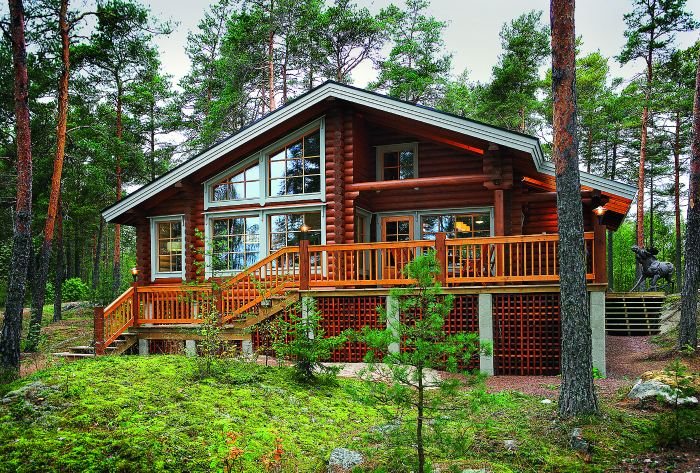
#> input picture lesson_1/test_image_3_1.jpg, 1400 x 945 px (shown at 1/2 size); the run also reads 1 picture not shown here
$ jupyter execute --allow-errors cv_seminar_1.ipynb
#> lines starting #> are read from the running program, lines starting #| are printed output that depends on the picture
# Компьютерное зрение: Семинар
## Интерактивная работа с обработкой изображений

**Преподаватель:** Иванов Александр, Т-Банк

**Аудитория:** ФКН ВШЭ, МФТИ

**Дата:**

На этом семинаре мы разберем практические приемы обработки изображений, используя OpenCV, NumPy и scikit-image.

**Структура семинара:**
- Часть 1: Работа с цветовыми пространствами
- Часть 2: Фильтрация и морфология
- Часть 3: Интерполяция и геометрические преобразования
- Часть 4: Поиск паттернов
- Часть 5: Аугментация изображений

[cell 1]
import cv2
import numpy as np
import matplotlib.pyplot as plt
from typing import Tuple

# Настройка отображения
plt.rcParams['figure.figsize'] = (15, 8)
plt.rcParams['font.size'] = 12

print("Библиотеки загружены успешно!")
print(f"OpenCV версия: {cv2.__version__}")
print(f"NumPy версия: {np.__version__}")

[cell 2]
# Загружаем тестовое изображение
img_bgr = cv2.imread('test_image_3_1.jpg')
#> img_bgr is the input picture: shape (945, 1400, 3); mean B, G, R 70, 105.4, 98
img_rgb = cv2.cvtColor(img_bgr, cv2.COLOR_BGR2RGB)

# Проверяем размеры и тип
print(f"Размер изображения: {img_rgb.shape}")
#| Размер изображения: (945, 1400, 3)
print(f"Тип данных: {img_rgb.dtype}")
#| Тип данных: uint8
print(f"Диапазон значений: [{img_rgb.min()}, {img_rgb.max()}]")
#| Диапазон значений: [0, 255]

# Отображаем оригинал
plt.figure(figsize=(10, 6))
plt.imshow(img_rgb)
plt.title('Исходное изображение', fontsize=16)
plt.axis('off')
plt.tight_layout()
plt.show()

---

## Часть 1: Работа с цветом и яркостью

### Задание 1.1: Регулировка яркости

**Теория:**

Яркость изображения регулируется путем **добавления константы** ко всем пикселям:

$$
I_{\text{bright}}(x, y) = I(x, y) + \beta
$$

где:
- $I(x, y)$ — исходное значение пикселя
- $\beta$ — сдвиг яркости (может быть положительным или отрицательным)
- Результат должен быть **ограничен диапазоном** [0, 255]

**Важно:**
- $\beta > 0$ → увеличение яркости (изображение светлеет)
- $\beta < 0$ → уменьшение яркости (изображение темнеет)
- Нужно использовать `np.clip()` для ограничения значений

**Задача:**

Реализуйте функцию `adjust_brightness(image, beta)`, которая изменяет яркость изображения.

**Подсказка:**
Что может пойти не так с особенностями реализации uint8?

---

[cell 3]
def adjust_brightness(image: np.ndarray, beta: int) -> np.ndarray:
    """
    Регулировка яркости изображения.

    Args:
        image: Входное изображение (RGB)
        beta: Сдвиг яркости (положительный или отрицательный)

    Returns:
        Изображение с измененной яркостью
    """
    # ВАШ КОД ЗДЕСЬ
    pass


# Тестирование с тремя значениями beta
beta_values = [-50, 0, 50]

fig, axes = plt.subplots(1, 4, figsize=(20, 5))

# Оригинал
axes[0].imshow(img_rgb)
axes[0].set_title('Оригинал', fontsize=14)
axes[0].axis('off')

# Результаты с разными значениями beta
#> (the rest of this cell did not finish here and is left out)

---

### Задание 1.2: Регулировка контрастности

**Теория:**

Контрастность регулируется путем **умножения на коэффициент**:

$$
I_{\text{contrast}}(x, y) = \alpha (\cdot I(x, y) - 128) + 128
$$

где:
- $\alpha$ — коэффициент контрастности
- $\alpha > 1$ → увеличение контрастности (больше разница между светлым и темным)
- $\alpha < 1$ → уменьшение контрастности (меньше разница, изображение "серее")
- $\alpha = 1$ → контрастность не изменяется

**Комбинированная формула:**

Часто яркость и контрастность регулируют вместе:

$$
I_{\text{new}}(x, y) = \alpha \cdot I(x, y) + \beta
$$

**Задача:**

Реализуйте функцию `adjust_contrast(image, alpha)`, которая изменяет контрастность изображения.

**Подсказка:**
Снова аккуратнее с типами!

---

[cell 4]
def adjust_contrast(image: np.ndarray, alpha: float) -> np.ndarray:
    """
    Регулировка контрастности изображения.

    Args:
        image: Входное изображение (RGB)
        alpha: Коэффициент контрастности (> 1 увеличивает, < 1 уменьшает)

    Returns:
        Изображение с измененной контрастностью
    """
    # ВАШ КОД ЗДЕСЬ
    pass


# Тестирование с тремя значениями alpha
alpha_values = [0.5, 1.0, 1.5]

fig, axes = plt.subplots(1, 4, figsize=(20, 5))

axes[0].imshow(img_rgb)
axes[0].set_title('Оригинал', fontsize=14)
axes[0].axis('off')

#> (the rest of this cell did not finish here and is left out)

---

### Задание 1.3: Конвертация в оттенки серого

**Теория:**

Существует несколько способов преобразования RGB в grayscale:

#### 1. Среднее арифметическое (Average)
$$
\text{Gray} = \frac{R + G + B}{3}
$$

**Проблема:** Не учитывает восприятие человеческого глаза.

#### 2. Взвешенное среднее (Luminosity) — **стандартный метод**
$$
\text{Gray} = 0.299 \cdot R + 0.587 \cdot G + 0.114 \cdot B
$$

**Обоснование:**
- Человеческий глаз **наиболее чувствителен к зеленому** цвету (58.7%)
- Менее чувствителен к красному (29.9%)
- Наименее чувствителен к синему (11.4%)
- Эти коэффициенты соответствуют **стандарту ITU-R BT.601**

#### 3. Lightness
$$
\text{Gray} = \frac{\max(R, G, B) + \min(R, G, B)}{2}
$$

**Задача:**

Реализуйте **три функции** преобразования в grayscale и сравните результаты.

**Подсказка:**
Типы-типы-типы!

---

[cell 5]
def rgb_to_gray_average(image: np.ndarray) -> np.ndarray:
    """
    Конвертация RGB в grayscale методом среднего арифметического.
    """
    # ВАШ КОД ЗДЕСЬ
    pass


# [14 lines left out: functions rgb_to_gray_luminosity, rgb_to_gray_lightness, not called in this run]


# Визуализация всех трех методов
fig, axes = plt.subplots(2, 2, figsize=(14, 12))

# Оригинал
axes[0, 0].imshow(img_rgb)
axes[0, 0].set_title('Оригинал (RGB)', fontsize=14)
axes[0, 0].axis('off')

# Метод 1: Average
gray_avg = rgb_to_gray_average(img_rgb)
#> (the rest of this cell did not finish here and is left out)

---

### Задание 1.4: Регулировка насыщенности

**Теория:**

Насыщенность (Saturation) — это **интенсивность цвета**.

Для изменения насыщенности нужно:
1. Перейти в цветовое пространство **HSV** (Hue, Saturation, Value)
2. Изменить канал **S** (Saturation)
3. Вернуться обратно в **RGB**

**Цветовое пространство HSV:**
- **H (Hue)** — оттенок (0-179 в OpenCV, 0-360° в градусах)
- **S (Saturation)** — насыщенность (0-255)
- **V (Value)** — яркость (0-255)

**Формула изменения насыщенности:**

$$
S_{\text{new}} = S_{\text{old}} \cdot \text{factor}
$$

где:
- `factor > 1` → увеличение насыщенности (более яркие цвета)
- `factor < 1` → уменьшение насыщенности (ближе к grayscale)
- `factor = 0` → полное обесцвечивание (grayscale)

**Алгоритм:**
```python
1. RGB → HSV: cv2.cvtColor(image, cv2.COLOR_RGB2HSV)
2. Изменить канал S
3. HSV → RGB: cv2.cvtColor(hsv, cv2.COLOR_HSV2RGB)
```

**Задача:**

Реализуйте функцию `adjust_saturation(image, factor)`, которая изменяет насыщенность изображения.

---

[cell 6]
def adjust_saturation(image: np.ndarray, factor: float) -> np.ndarray:
    """
    Регулировка насыщенности изображения.

    Args:
        image: Входное изображение (RGB)
        factor: Коэффициент насыщенности (> 1 увеличивает, < 1 уменьшает)

    Returns:
        Изображение с измененной насыщенностью
    """
    # ВАШ КОД ЗДЕСЬ
    # 1. Конвертируйте RGB → HSV
    # 2. Разделите каналы H, S, V
    # 3. Умножьте S на factor, ограничьте диапазон [0, 255]
    # 4. Соберите каналы обратно
    # 5. Конвертируйте HSV → RGB
    pass


# Тестирование с тремя значениями factor
saturation_factors = [0.3, 1.0, 1.7]

fig, axes = plt.subplots(1, 4, figsize=(20, 5))

axes[0].imshow(img_rgb)
axes[0].set_title('Оригинал', fontsize=14)
axes[0].axis('off')

#> (the rest of this cell did not finish here and is left out)

---

### Задание 1.5: Фильтр "Сепия"

**Теория:**

Эффект **сепия** имитирует старые фотографии с теплым коричневатым оттенком.

Реализуется через **матричное преобразование** RGB:

$$
\begin{bmatrix}
R_{\text{sepia}} \\
G_{\text{sepia}} \\
B_{\text{sepia}}
\end{bmatrix}
=
\begin{bmatrix}
0.393 & 0.769 & 0.189 \\
0.349 & 0.686 & 0.168 \\
0.272 & 0.534 & 0.131
\end{bmatrix}
\cdot
\begin{bmatrix}
R \\
G \\
B
\end{bmatrix}
$$

**В коде:**

```python
R_sepia = 0.393*R + 0.769*G + 0.189*B
G_sepia = 0.349*R + 0.686*G + 0.168*B
B_sepia = 0.272*R + 0.534*G + 0.131*B
```

**Особенности:**
- Результат может превысить 255 → нужно `np.clip()`
- Можно регулировать **интенсивность эффекта** через смешивание с оригиналом:

$$
I_{\text{result}} = \text{intensity} \cdot I_{\text{sepia}} + (1 - \text{intensity}) \cdot I_{\text{original}}
$$

**Задача:**

Реализуйте функцию `apply_sepia(image, intensity)` с регулируемой интенсивностью эффекта.

А сможете ли это сделать как матричное умножение на чистом numpy?

---

[cell 7]
def apply_sepia(image: np.ndarray, intensity: float = 1.0) -> np.ndarray:
    """
    Применение фильтра сепия.

    Args:
        image: Входное изображение (RGB)
        intensity: Интенсивность эффекта (0.0 - 1.0)

    Returns:
        Изображение с эффектом сепия
    """
    # ВАШ КОД ЗДЕСЬ
    # 1. Разделите каналы R, G, B
    # 2. Вычислите новые каналы по формулам выше
    # 3. Объедините в одно изображение с помощью np.stack
    # 4. Ограничьте диапазон [0, 255]
    # 5. Если intensity < 1.0, смешайте с оригиналом:
    #    result = intensity * sepia + (1 - intensity) * original
    # 6. Верните как uint8
    pass


# Тестирование с тремя уровнями интенсивности
intensity_values = [0.3, 0.7, 1.0]

fig, axes = plt.subplots(1, 4, figsize=(20, 5))

axes[0].imshow(img_rgb)
axes[0].set_title('Оригинал', fontsize=14)
axes[0].axis('off')

#> (the rest of this cell did not finish here and is left out)

---

### Задание 1.6: Работа с кривыми цвета (Gamma Correction)

**Теория:**

**Гамма-коррекция** — это нелинейное преобразование яркости, которое используется для:
- Коррекции отображения на разных устройствах
- Улучшения визуального восприятия
- Имитации эффектов пере/недоэкспонирования

**Формула:**

$$
I_{\text{out}} = 255 \cdot \left( \frac{I_{\text{in}}}{255} \right)^{\gamma}
$$

или эквивалентно:

$$
I_{\text{out}} = 255 \cdot \left( \frac{I_{\text{in}}}{255} \right)^{1/\gamma}
$$

**Эффекты:**
- **γ < 1** (например, 0.5) → изображение **светлеет**, темные области становятся ярче
- **γ = 1** → изображение не изменяется (линейная зависимость)
- **γ > 1** (например, 2.0) → изображение **темнеет**, светлые области становятся темнее

**Визуализация кривой:**

```
Output ↑
255    |     γ < 1 (светлее)
       |    /
       |   /  γ = 1 (без изменений)
       |  /  /
       | /  /
       |/  /   γ > 1 (темнее)
       |  /   /
       | /   /
   0   |/_________→ Input (0-255)
       0          255
```

**Look-Up Table (LUT):**

Для ускорения можно предвычислить таблицу преобразования:

```python
lut = np.array([((i / 255.0) ** gamma) * 255 for i in range(256)]).astype(np.uint8)
result = cv2.LUT(image, lut)
```

**Задача:**

Реализуйте функцию `apply_gamma_correction(image, gamma)` с использованием LUT.

---

[cell 8]
# [16 lines left out: function apply_gamma_correction_lut, not called in this run]

def apply_gamma_correction(image: np.ndarray, gamma: float) -> np.ndarray:
    """
    Применение гамма-коррекции к изображению.

    Args:
        image: Входное изображение (RGB)
        gamma: Параметр гамма (< 1 светлеет, > 1 темнеет)

    Returns:
        Изображение с гамма-коррекцией
    """
    # ВАШ КОД ЗДЕСЬ
    # Сделайте честное преобразование
    pass

# ВАШ КОД ЗДЕСЬ
# Сравните скорость работы и результаты двух функций выше.


# Тестирование с тремя значениями gamma
gamma_values = [0.5, 1.0, 2.2]

fig, axes = plt.subplots(2, 4, figsize=(20, 10))

# Первый ряд: результаты
axes[0, 0].imshow(img_rgb)
axes[0, 0].set_title('Оригинал', fontsize=14)
axes[0, 0].axis('off')

#> (the rest of this cell did not finish here and is left out)

---

### 🎯 Бонусное задание: Комбинированная обработка

**Задача:**

Создайте свой собственный **фото-фильтр**, комбинируя изученные преобразования.

**Примеры идей:**

1. **"Винтажное фото":**
   - Уменьшить насыщенность (factor = 0.7)
   - Применить легкую сепию (intensity = 0.5)
   - Снизить контраст (alpha = 0.9)
   - Добавить немного яркости (beta = 10)

2. **"Драматическое фото":**
   - Увеличить контраст (alpha = 1.3)
   - Затемнить (beta = -20)
   - Увеличить насыщенность (factor = 1.2)
   - Гамма-коррекция (gamma = 1.2)

3. **"Солнечное фото":**
   - Осветлить (gamma = 0.7)
   - Увеличить насыщенность (factor = 1.3)
   - Добавить яркости (beta = 20)

**Задание:**

Создайте функцию `custom_filter(image)`, которая применяет вашу уникальную комбинацию эффектов. Используйте ваш фильтр для редактирования  фотографии города `test_image_4_1.jpg`

---

[cell 9]
def custom_filter(image: np.ndarray) -> np.ndarray:
    """
    Ваш собственный фото-фильтр.

    Комбинируйте изученные функции для создания уникального эффекта!
    """
    # ВАШ КОД ЗДЕСЬ
    # Примените несколько преобразований последовательно
    # Экспериментируйте с параметрами!

    return result


# Визуализация вашего фильтра
fig, axes = plt.subplots(1, 2, figsize=(16, 6))

axes[0].imshow(img_rgb)
axes[0].set_title('Оригинал', fontsize=16)
axes[0].axis('off')

result = custom_filter(img_rgb)
#> (the rest of this cell did not finish here and is left out)

---

## 📚 Итоги Части 1

### Что вы реализовали:

1. ✅ **Регулировка яркости** — линейный сдвиг значений пикселей
2. ✅ **Регулировка контрастности** — масштабирование значений пикселей
3. ✅ **Конвертация в grayscale** — три метода (average, luminosity, lightness)
4. ✅ **Регулировка насыщенности** — работа с цветовым пространством HSV
5. ✅ **Фильтр сепия** — матричное преобразование RGB каналов
6. ✅ **Гамма-коррекция** — нелинейное преобразование с использованием LUT
7. ✅ **Кастомный фильтр** — комбинация всех изученных техник

---

### 💡 Ключевые концепции:

**Линейные преобразования:**
- Яркость: `I_new = I + β`
- Контрастность: `I_new = α × I`
- Комбо: `I_new = α × I + β`

**Цветовые пространства:**
- **RGB** — Red, Green, Blue (аддитивная модель)
- **HSV** — Hue, Saturation, Value (интуитивная для человека)
- **Grayscale** — одноканальное представление яркости

**Нелинейные преобразования:**
- Гамма-коррекция: `I_new = 255 × (I/255)^γ`
- Look-Up Tables (LUT) для ускорения

**Важные приемы:**
- `np.clip()` для ограничения диапазона [0, 255]
- Преобразование типов: `uint8` ↔ `int16` ↔ `float32`
- `cv2.LUT()` для быстрого применения таблицы преобразований

---

---

## Часть 2: Перспективные преобразования и работа с 3D объектами

**Цель:** Научиться работать с перспективными преобразованиями для наложения 2D изображений на 3D поверхности.

**Задачи:**
1. Создать синтетическое изображение кубика с известными координатами углов
2. Сгенерировать изображения с цифрами 1, 2, 3
3. Применить перспективное преобразование для "натягивания" цифр на грани кубика

**Теория:**

### Перспективное преобразование (Perspective Transform)

Перспективное преобразование - это преобразование, которое сохраняет прямые линии, но не сохраняет параллельность. Оно описывается матрицей $3 \times 3$:

$$
\begin{bmatrix}
x' \\
y' \\
w'
\end{bmatrix}
=
\begin{bmatrix}
h_{11} & h_{12} & h_{13} \\
h_{21} & h_{22} & h_{23} \\
h_{31} & h_{32} & h_{33}
\end{bmatrix}
\begin{bmatrix}
x \\
y \\
1
\end{bmatrix}
$$

Итоговые координаты: $x_{new} = \frac{x'}{w'}$, $y_{new} = \frac{y'}{w'}$

**В OpenCV:**
- `cv2.getPerspectiveTransform(src, dst)` — вычисляет матрицу преобразования по 4 парам точек
- `cv2.warpPerspective(img, M, size)` — применяет преобразование к изображению

### Почему 4 точки?

Матрица гомографии имеет 8 степеней свободы (9 элементов - 1 нормализация). Каждая пара точек дает 2 уравнения:

$$
x_i' = \frac{h_{11}x_i + h_{12}y_i + h_{13}}{h_{31}x_i + h_{32}y_i + h_{33}}
$$

$$
y_i' = \frac{h_{21}x_i + h_{22}y_i + h_{23}}{h_{31}x_i + h_{32}y_i + h_{33}}
$$

Для 8 неизвестных нужно 4 пары точек → 8 уравнений.

### Задание 2.1: Создание синтетического изображения кубика

Создайте функцию, которая генерирует изображение кубика в почти-изометрической проекции.

**Требования:**
- Разные цвета граней для наглядности
- Возврат: изображение + словарь с координатами углов каждой грани

[cell 10]
##### from typing import List, Dict

# Функция для преобразования 3D в 2D (почти-изометрическая проекция)
# [116 lines left out: functions project_3d_to_2d, create_cube, not called in this run]

# Создаем кубик
cube_img, cube_corners = create_cube()

# Визуализация
plt.figure(figsize=(10, 8))
plt.imshow(cube_img)
plt.title('Синтетический кубик с известными координатами')
plt.axis('off')

# Выводим координаты углов
print("\nКоординаты углов граней:")
for face_name, corners in cube_corners.items():
    print(f"\n{face_name.upper()}:")
    for i, corner in enumerate(corners):
        print(f"  Угол {i+1}: ({corner[0]:.1f}, {corner[1]:.1f})")

plt.tight_layout()
plt.show()

### Задание 2.2: Генерация изображений с цифрами

Создайте функцию для генерации изображений с цифрами 1, 2, 3 разными цветами.

**Работа с текстом в OpenCV:**

```python
cv2.putText(img, text, org, fontFace, fontScale, color, thickness)
```

**Для использования TrueType шрифтов:**

```python
from PIL import Image, ImageDraw, ImageFont

# Создание изображения
pil_img = Image.new('RGB', (width, height), color='white')
draw = ImageDraw.Draw(pil_img)

# Загрузка шрифта
font = ImageFont.truetype('path/to/font.ttf', size)

# Рисование текста
draw.text((x, y), text, font=font, fill=color)

# Конвертация в NumPy
np_img = np.array(pil_img)
```

**Требования:**
- Размер изображения: 400×400 пикселей
- Белый фон
- Цифры центрированы
- Цвета: 1 - красный (255,0,0), 2 - зеленый (0,255,0), 3 - синий (0,0,255)
- Используйте шрифт `./DejaVuSans.ttf`

[cell 11]
from PIL import Image, ImageDraw, ImageFont

def create_digit_image(digit: int,
                      color: Tuple[int, int, int],
                      size: int = 400,
                      font_path: str = './DejaVuSans.ttf') -> np.ndarray:
    """
    Создает изображение с цифрой.

    Args:
        digit: цифра для отображения (1, 2, или 3)
        color: цвет цифры в формате RGB (tuple)
        size: размер изображения (квадратное)
        font_path: путь к файлу шрифта TrueType

    Returns:
        image: RGB изображение с цифрой
    """
    # ВАШ КОД ЗДЕСЬ
    # Подсказки:
    # 1. Создайте PIL изображение: Image.new('RGB', (size, size), 'white')
    # 2. Создайте объект для рисования: ImageDraw.Draw(img)
    # 3. Загрузите шрифт: ImageFont.truetype(font_path, font_size)
    #    Подберите font_size так, чтобы цифра занимала ~70% изображения
    # 4. Для центрирования используйте:
    #    bbox = draw.textbbox((0, 0), str(digit), font=font)
    #    text_width = bbox[2] - bbox[0]
    #    text_height = bbox[3] - bbox[1]
    #    x = (size - text_width) // 2
    #    y = (size - text_height) // 2
    # 5. Нарисуйте текст: draw.text((x, y), str(digit), font=font, fill=color)
    # 6. Конвертируйте в NumPy: np.array(pil_img)
    # 7. Конвертируйте из RGB в BGR для OpenCV: cv2.cvtColor(..., cv2.COLOR_RGB2BGR)

    pass

# Генерируем изображения с цифрами
colors = {
    1: (255, 0, 0),      # Красный
    2: (0, 255, 0),      # Зеленый
    3: (0, 0, 255)       # Синий
}

digit_images = {}
for digit, color in colors.items():
    digit_images[digit] = create_digit_image(digit, color)

# Визуализация
fig, axes = plt.subplots(1, 3, figsize=(12, 4))
#> (the rest of this cell did not finish here and is left out)

### Задание 2.3: Наложение цифр на грани кубика

Используйте перспективное преобразование для "натягивания" цифр на грани кубика.

**Алгоритм:**

1. **Определить исходные точки** (src_points) - углы изображения цифры:
   ```
   (0, 0)           (w, 0)
      ┌──────────────┐
      │              │
      │              │
      └──────────────┘
   (0, h)           (w, h)
   ```

2. **Определить целевые точки** (dst_points) - углы грани кубика (из `cube_corners`)

3. **Вычислить матрицу перспективного преобразования:**
   ```python
   M = cv2.getPerspectiveTransform(src_points, dst_points)
   ```

4. **Применить преобразование:**
   ```python
   warped = cv2.warpPerspective(digit_img, M, (width, height))
   ```

5. **Создать маску** для наложения только цифры (без белого фона)

6. **Наложить преобразованное изображение** на кубик

**Соответствие:**
- Цифра 1 → Верхняя грань (top)
- Цифра 2 → Правая грань (right)
- Цифра 3 → Левая грань (left)

[cell 12]
# [54 lines left out: functions warp_digit_to_face, overlay_image, not called in this run]

# Применяем перспективное преобразование для каждой грани
#> (the rest of this cell did not finish here and is left out)

### Визуализация промежуточных результатов

Давайте посмотрим на каждую грань отдельно, чтобы лучше понять процесс преобразования.

[cell 13]
# Визуализируем каждую грань отдельно
fig, axes = plt.subplots(2, 3, figsize=(15, 10))

#> (the rest of this cell did not finish here and is left out)

---

## 📊 Итоги Части 2

### Что мы изучили:

✅ **Перспективные преобразования**
- Математика гомографии (матрица $3 \times 3$)
- Почему нужно 4 пары точек
- `cv2.getPerspectiveTransform()` и `cv2.warpPerspective()`

✅ **Работа с синтетическими данными**
- Генерация 3D объектов (изометрическая проекция)
- Работа с TrueType шрифтами через PIL
- Интеграция PIL и OpenCV

✅ **Композитинг изображений**
- Создание масок по цветовому порогу
- Наложение изображений с прозрачностью
- Работа с альфа-каналом

# Компьютерное зрение: Семинар
## Часть 3: Аугментации изображений с Albumentations

**Преподаватель:** Иванов Александр, Т-Банк

**Аудитория:** ФКН ВШЭ, МФТИ

**Цель:** Изучить популярные аугментации из библиотеки Albumentations и реализовать их с нуля, используя OpenCV и NumPy.

**Что вы узнаете:**
- Как работают различные аугментации изнутри
- Математику и алгоритмы за каждой трансформацией
- Практическую реализацию с использованием OpenCV
- Как применять аугментации для улучшения моделей компьютерного зрения

---

[cell 14]
import cv2
import numpy as np
import matplotlib.pyplot as plt
import albumentations as A
from typing import Tuple, Optional

# Настройка отображения
plt.rcParams['figure.figsize'] = (15, 10)
plt.rcParams['font.size'] = 10

print("Библиотеки загружены успешно!")
print(f"OpenCV версия: {cv2.__version__}")
print(f"NumPy версия: {np.__version__}")
print(f"Albumentations версия: {A.__version__}")

[cell 15]
# Вспомогательная функция для resize
def resize_to_max_side(image: np.ndarray, max_side: int = 512) -> np.ndarray:
    """Изменяет размер изображения так, чтобы большая сторона была равна max_side."""
    h, w = image.shape[:2]
    if h > w:
        new_h = max_side
        new_w = int(w * max_side / h)
    else:
        new_w = max_side
        new_h = int(h * max_side / w)
    return cv2.resize(image, (new_w, new_h), interpolation=cv2.INTER_LINEAR)

# Загружаем тестовые изображения
# Для геометрических преобразований
img_geom_bgr = cv2.imread('test_image_2_1.jpg')
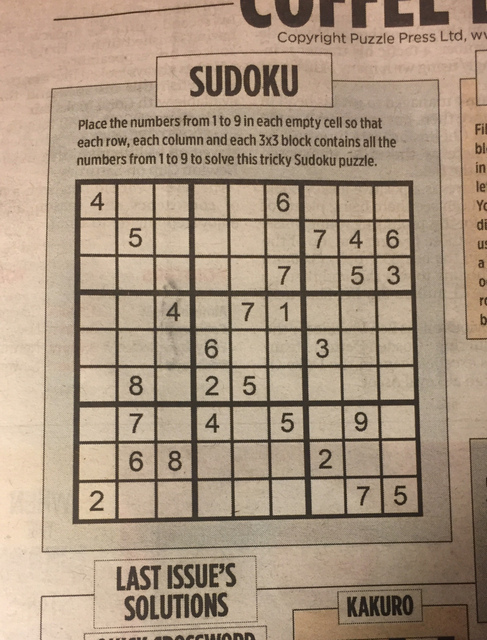
#> input picture lesson_1/test_image_2_1.jpg, 487 x 640 px
#> img_geom_bgr is the input picture: shape (640, 487, 3); mean B, G, R 128.6, 149.7, 169.5
img_geom_rgb = cv2.cvtColor(img_geom_bgr, cv2.COLOR_BGR2RGB)
img_geom_rgb = resize_to_max_side(img_geom_rgb, 512)
#> in resize_to_max_side, `return cv2.resize(image, (new_w, new_h), interpolation=cv2.INTER_LINEAR)`:
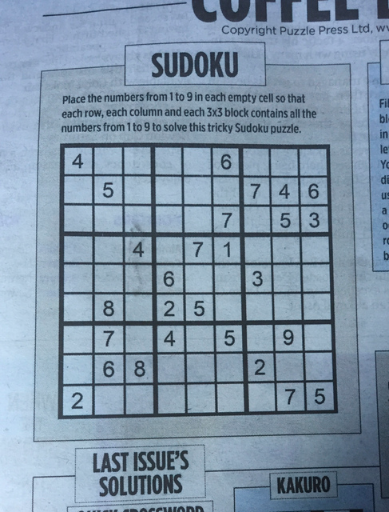
#> returned value: shape (512, 389, 3); mean of channels 0, 1, 2 169.4, 149.5, 128.5; drawn as B, G, R

# Для цветовых преобразований
img_color_bgr = cv2.imread('test_image_1_1.jpg')
#> (the rest of the program and of its run is left out)
